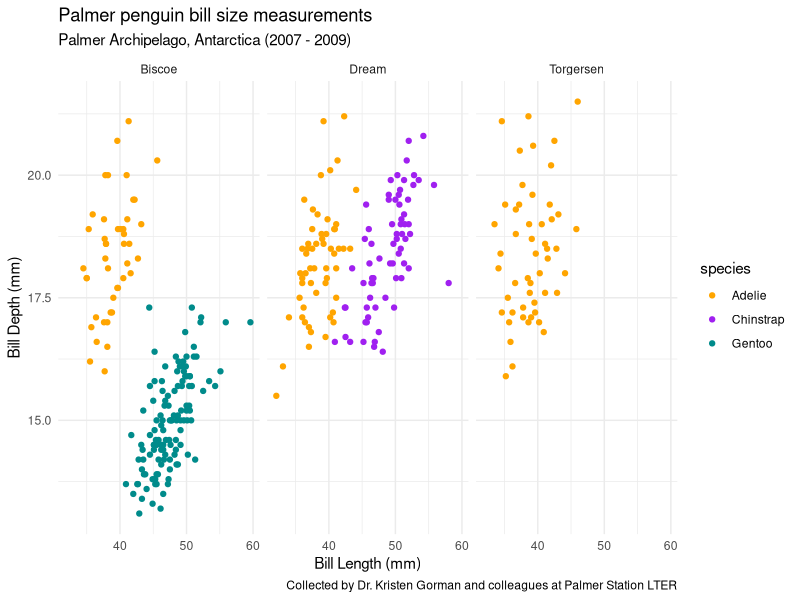
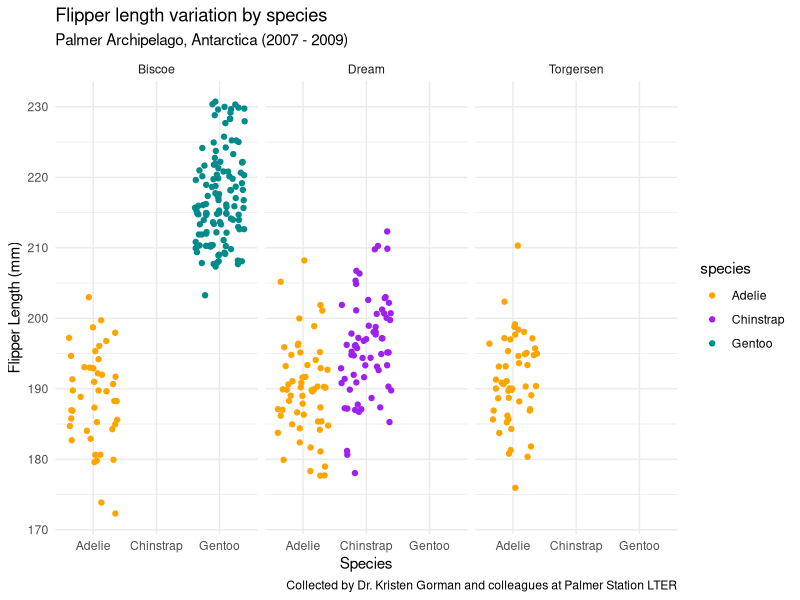

Write R code to recreate these figures, in order.
## ---- chunk 1
#attaching libraries
library(tidyverse)
library(palmerpenguins)
## ---- chunk 2
#expression
fx <- expression(x^2)

#derivative with respect to x
df <- D(expr = fx, name = "x")
df

#evaluate slope at x = 3
x <- 3
eval(df)
## ---- chunk 3
#create exoression
dp <- expression(2 * (3 * a + 2)^4 - 5)

#derivative with respect to a 
dp_da <- D(expr = dp, name = "a")
dp_da

#evaluate slope at a = 1.2
a <- 1.2
eval(dp_da)
## ---- chunk 4
#adding libraries
library(tidyverse)
library(ggplot2)
library(palmerpenguins)
## ---- chunk 5

# create plot ----
ggplot(data = penguins, aes(x = bill_length_mm, y = bill_depth_mm)) +
  geom_point(aes(color = species)) +
  scale_color_manual(values = c("orange","purple","cyan4")) +
  labs(x = "Bill Length (mm)",
       y = "Bill Depth (mm)",
       title = "Palmer penguin bill size measurements",
       subtitle = "Palmer Archipelago, Antarctica (2007 - 2009)",
       caption = "Collected by Dr. Kristen Gorman and colleagues at Palmer Station LTER") +
  facet_wrap(~island) +
  theme_minimal()
## ---- chunk 6
#jitter plot of flipper length by species
ggplot(data = penguins, aes(x = species, y = flipper_length_mm)) + 
         geom_jitter(aes(color = species)) + 
  scale_color_manual(values = c("orange", "purple", "cyan4")) + 
  labs(x = "Species",
       y = "Flipper Length (mm)",
       title = "Flipper length variation by species ",
       subtitle = "Palmer Archipelago, Antarctica (2007 - 2009)",
       caption = "Collected by Dr. Kristen Gorman and colleagues at Palmer Station LTER") +
  facet_wrap(~island) + 
    theme_minimal()
